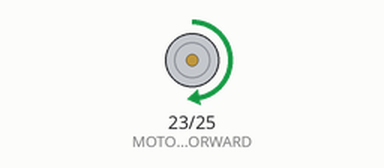
Simulated run of this sketch. Board: ESP32. On the bench: motor-driver pin pairs drawn as motors (green arrow = first pin HIGH = forward, orange = second pin HIGH = backward, longer = more drive, scaled by the enable pin).

Above: at 0.5 s.
Timing chart, 0 to 4.6 s (numbered marks = the images above):
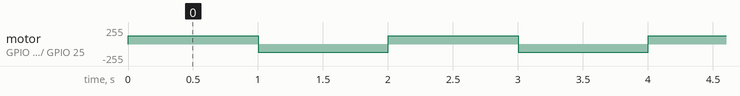

The sketch:

ELATACHE_SALIM_LAB3_2_1.ino
```cpp
/*
 ELE8392 RObotics and Control
 Written by Salim EL Atache
This code will first turn one motor forward for 1 second then turn the motors backward for 1 second and repeat
 */

#define MOTOR1_FORWARD  23
#define MOTOR1_BACKWARD  25
#define MOTOR1_ENABLE_PWM 2


#define PWM_ON_VALUE    127  //The adrunio function analogueWrite writes a PWM signal with 255 representing 100% duty cycle, this number is between 0 to 255
#define MOTOR_DELAY      1000

void setup() {
  // put your setup code here, to run once:
 // initialize digital pin LED_BUILTIN as an output.
  pinMode(MOTOR1_FORWARD, OUTPUT);
  pinMode(MOTOR1_BACKWARD, OUTPUT);


}

void loop() {
  // put your main code here, to run repeatedly:
  //First Turn motor forward for the set delay time
  //Motor 1
   analogWrite(MOTOR1_ENABLE_PWM, PWM_ON_VALUE );
   digitalWrite(MOTOR1_FORWARD, HIGH);
   digitalWrite(MOTOR1_BACKWARD, LOW);
  //Wait the for the length of the interval we want the motor to go forward
   delay(MOTOR_DELAY );

   //Second Turn motor backward for the set delay time
  //Motor 1
   analogWrite(MOTOR1_ENABLE_PWM, PWM_ON_VALUE );
   digitalWrite(MOTOR1_FORWARD, LOW);
   digitalWrite(MOTOR1_BACKWARD, HIGH);
    //Wait the for the length of the interval we want the motor to go backward
   delay(MOTOR_DELAY );
}
```

Measured:
- by itself, motor on GPIO 23 (MOTOR1_FORWARD) / GPIO 25 (MOTOR1_BACKWARD): alternates forward 127/255 for 1.0 s and backward 127/255 for 1.0 s
